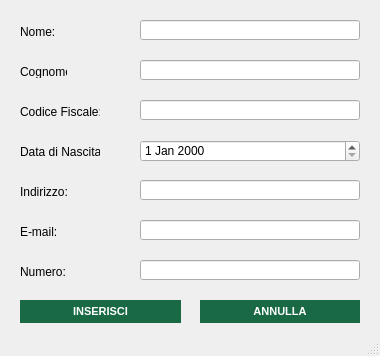
<?xml version="1.0" encoding="UTF-8"?>
<ui version="4.0">
 <class>inserimentocliente_window</class>
 <widget class="QMainWindow" name="inserimentocliente_window">
  <property name="geometry">
   <rect>
    <x>0</x>
    <y>0</y>
    <width>380</width>
    <height>356</height>
   </rect>
  </property>
  <property name="windowTitle">
   <string>Inserimento Cliente</string>
  </property>
  <property name="windowIcon">
   <iconset resource="xz.qrc">
    <normaloff>:/images/images/AnconAmbiente_Logo.png</normaloff>:/images/images/AnconAmbiente_Logo.png</iconset>
  </property>
  <widget class="QWidget" name="inserimentocliente_widget">
   <widget class="QPushButton" name="inserisci_button">
    <property name="geometry">
     <rect>
      <x>20</x>
      <y>300</y>
      <width>161</width>
      <height>23</height>
     </rect>
    </property>
    <property name="styleSheet">
     <string notr="true">QPushButton{
background-color:rgb(24, 105, 68);
color: white;
border-style: outset;
font:  bold 11px


}

QPushButton:hover{
background-color:rgb(170, 203, 108);
color: white;
border-style: outset;
font:  bold 11px
}</string>
    </property>
    <property name="text">
     <string>INSERISCI</string>
    </property>
   </widget>
   <widget class="QDateEdit" name="nascita_datepicker">
    <property name="geometry">
     <rect>
      <x>140</x>
      <y>140</y>
      <width>220</width>
      <height>22</height>
     </rect>
    </property>
   </widget>
   <widget class="QLabel" name="label_5">
    <property name="geometry">
     <rect>
      <x>20</x>
      <y>145</y>
      <width>80</width>
      <height>13</height>
     </rect>
    </property>
    <property name="text">
     <string>Data di Nascita:</string>
    </property>
   </widget>
   <widget class="QLineEdit" name="cognome_field">
    <property name="geometry">
     <rect>
      <x>140</x>
      <y>60</y>
      <width>220</width>
      <height>20</height>
     </rect>
    </property>
   </widget>
   <widget class="QLabel" name="label_6">
    <property name="geometry">
     <rect>
      <x>20</x>
      <y>105</y>
      <width>80</width>
      <height>13</height>
     </rect>
    </property>
    <property name="text">
     <string>Codice Fiscale:</string>
    </property>
   </widget>
   <widget class="QPushButton" name="pushButton_2">
    <property name="geometry">
     <rect>
      <x>200</x>
      <y>300</y>
      <width>160</width>
      <height>23</height>
     </rect>
    </property>
    <property name="styleSheet">
     <string notr="true">QPushButton{
background-color:rgb(24, 105, 68);
color: white;
border-style: outset;
font:  bold 11px


}

QPushButton:hover{
background-color:rgb(170, 203, 108);
color: white;
border-style: outset;
font:  bold 11px
}</string>
    </property>
    <property name="text">
     <string>ANNULLA</string>
    </property>
   </widget>
   <widget class="QLineEdit" name="cf_field">
    <property name="geometry">
     <rect>
      <x>140</x>
      <y>100</y>
      <width>220</width>
      <height>20</height>
     </rect>
    </property>
   </widget>
   <widget class="QLabel" name="label">
    <property name="geometry">
     <rect>
      <x>20</x>
      <y>25</y>
      <width>47</width>
      <height>13</height>
     </rect>
    </property>
    <property name="text">
     <string>Nome:</string>
    </property>
   </widget>
   <widget class="QLineEdit" name="nome_field">
    <property name="geometry">
     <rect>
      <x>140</x>
      <y>20</y>
      <width>220</width>
      <height>20</height>
     </rect>
    </property>
   </widget>
   <widget class="QLabel" name="label_2">
    <property name="geometry">
     <rect>
      <x>20</x>
      <y>65</y>
      <width>47</width>
      <height>13</height>
     </rect>
    </property>
    <property name="text">
     <string>Cognome:</string>
    </property>
   </widget>
   <widget class="QLabel" name="label_3">
    <property name="geometry">
     <rect>
      <x>20</x>
      <y>185</y>
      <width>80</width>
      <height>13</height>
     </rect>
    </property>
    <property name="text">
     <string>Indirizzo:</string>
    </property>
   </widget>
   <widget class="QLabel" name="label_4">
    <property name="geometry">
     <rect>
      <x>20</x>
      <y>225</y>
      <width>100</width>
      <height>13</height>
     </rect>
    </property>
    <property name="text">
     <string>E-mail:</string>
    </property>
   </widget>
   <widget class="QLabel" name="label_7">
    <property name="geometry">
     <rect>
      <x>20</x>
      <y>265</y>
      <width>100</width>
      <height>13</height>
     </rect>
    </property>
    <property name="text">
     <string>Numero:</string>
    </property>
   </widget>
   <widget class="QLineEdit" name="indirizzo_field">
    <property name="geometry">
     <rect>
      <x>140</x>
      <y>180</y>
      <width>220</width>
      <height>20</height>
     </rect>
    </property>
   </widget>
   <widget class="QLineEdit" name="email_field">
    <property name="geometry">
     <rect>
      <x>140</x>
      <y>220</y>
      <width>220</width>
      <height>20</height>
     </rect>
    </property>
   </widget>
   <widget class="QLineEdit" name="numero_field">
    <property name="geometry">
     <rect>
      <x>140</x>
      <y>260</y>
      <width>220</width>
      <height>20</height>
     </rect>
    </property>
   </widget>
  </widget>
  <widget class="QStatusBar" name="statusbar"/>
 </widget>
 <resources>
  <include location="xz.qrc"/>
 </resources>
 <connections/>
</ui>
